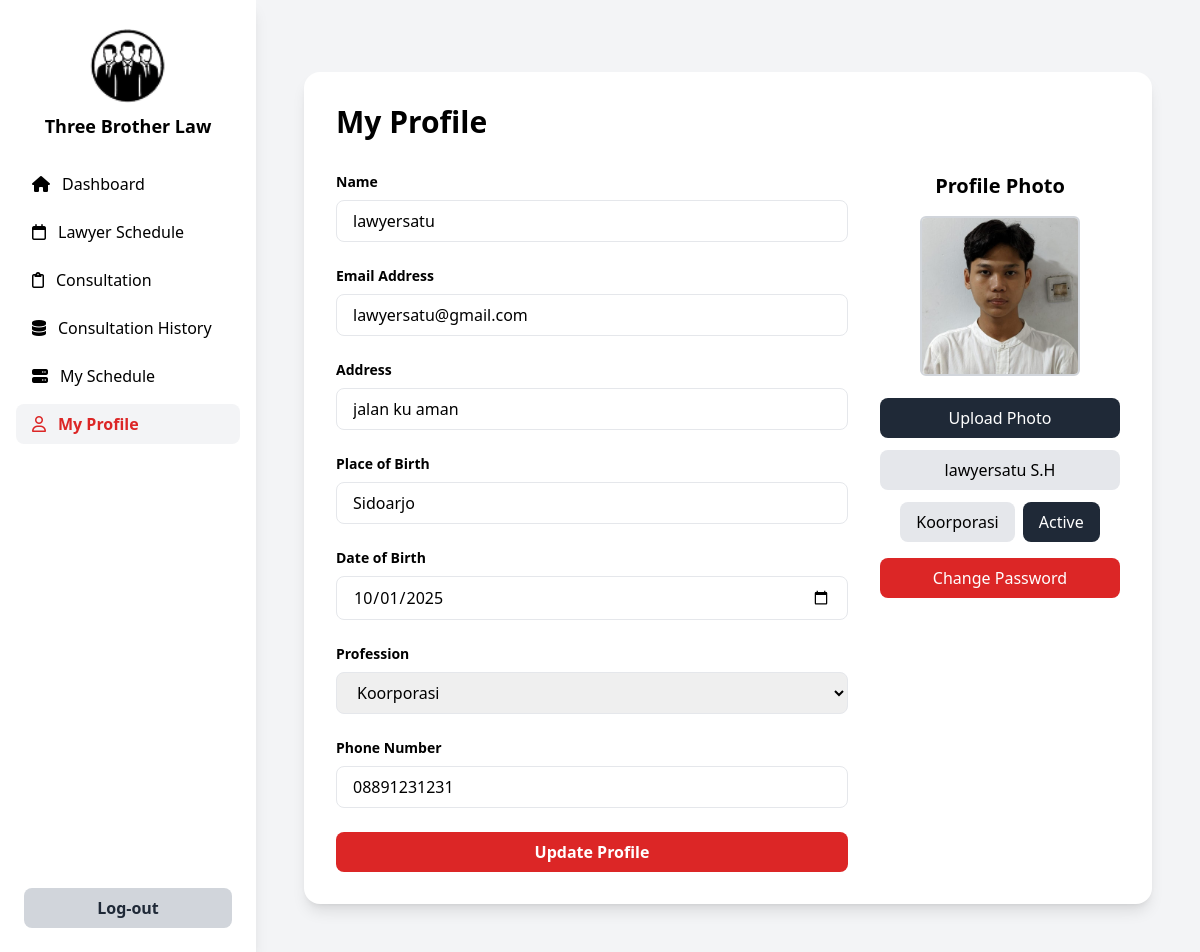
Screenshot of /pengacara/my-profile/my-profile.php (signed in) with the database file from the repository.
### tables this page shows
CREATE TABLE `lawyers` (
  `id` int NOT NULL,
  `user_id` int NOT NULL,
  `full_name` varchar(100) NOT NULL,
  `email` varchar(100) NOT NULL,
  `address` varchar(255) DEFAULT NULL,
  `birth_place` varchar(100) DEFAULT NULL,
  `birth_date` date DEFAULT NULL,
  `profession` varchar(100) DEFAULT NULL,
  `phone` varchar(20) DEFAULT NULL,
  `created_at` timestamp NULL DEFAULT CURRENT_TIMESTAMP,
  `updated_at` timestamp NULL DEFAULT CURRENT_TIMESTAMP ON UPDATE CURRENT_TIMESTAMP
);

CREATE TABLE `users` (
  `id` int NOT NULL,
  `username` varchar(50) NOT NULL,
  `email` varchar(100) NOT NULL,
  `password` varchar(255) NOT NULL,
  `profile_picture` varchar(255) DEFAULT NULL,
  `role` enum('Customer','Lawyer','Administrator') DEFAULT 'Customer',
  `created_at` timestamp NULL DEFAULT CURRENT_TIMESTAMP,
  `updated_at` timestamp NULL DEFAULT CURRENT_TIMESTAMP ON UPDATE CURRENT_TIMESTAMP
);

### pengacara/my-profile/my-profile.php (the view, shortened to what this page needs)
<?php
require_once '../../config.php';
$current_username = $_SESSION['username'];
try {
    $stmt = $pdo->prepare("
        SELECT l.*, u.username, u.profile_picture
        FROM lawyers l
        JOIN users u ON l.user_id = u.id
        WHERE u.username = :username
    ");
    $stmt->execute(['username' => $current_username]);
    $lawyer = $stmt->fetch(PDO::FETCH_ASSOC);
} catch (PDOException $e) {
    die("Kesalahan: " . $e->getMessage());
}
$profile_picture = !empty($lawyer['profile_picture'])
    ? '../../' . $lawyer['profile_picture']
    : '../../assets/img/profiletbl.png';
?>
<!DOCTYPE html>
<html lang="en">
<head>
  <script src="https://cdn.tailwindcss.com"></script>
  <link rel="stylesheet" href="https://cdnjs.cloudflare.com/ajax/libs/font-awesome/6.4.0/css/all.min.css">
</head>
<body class="bg-gray-100 font-sans">
  <div class="flex min-h-screen">
    <aside class="w-64 bg-white shadow-lg flex flex-col justify-between">
      <div>
        <div class="p-6 text-center">
          <img src="../../assets/img/logo.png" alt="Logo" class="w-20 mx-auto mb-2">
          <h2 class="text-lg font-bold">Three Brother Law</h2>
        </div>
        <nav class="px-4 space-y-2">
          <a href="../lawyer-dashboard.php" class="flex items-center space-x-3 px-4 py-2 rounded-lg hover:bg-gray-100">
            <i class="fa-solid fa-house"></i>
            <span>Dashboard</span>
          </a>
          <a href="../lawyer-schedule/lawyer-schedule.php" class="flex items-center space-x-3 px-4 py-2 rounded-lg hover:bg-gray-100">
            <i class="fa-regular fa-calendar"></i>
            <span>Lawyer Schedule</span>
          </a>
          <a href="../consultation/consultation.php" class="flex items-center space-x-3 px-4 py-2 rounded-lg hover:bg-gray-100">
            <i class="fa-regular fa-clipboard"></i>
            <span>Consultation</span>
          </a>
          <a href="../consultation-history/consultation-history.php" class="flex items-center space-x-3 px-4 py-2 rounded-lg hover:bg-gray-100">
            <i class="fa-solid fa-database"></i>
            <span>Consultation History</span>
          </a>
          <a href="../my-schadule/my-schedule.php" class="flex items-center space-x-3 px-4 py-2 rounded-lg hover:bg-gray-100">
            <i class="fa-solid fa-server"></i>
            <span>My Schedule</span>
          </a>
          <a href="../my-profile/my-profile.php" class="flex items-center space-x-3 px-4 py-2 rounded-lg bg-gray-100 text-red-600 font-semibold">
            <i class="fa-regular fa-user"></i>
            <span>My Profile</span>
          </a>
        </nav>
      </div>
      <div class="p-6">
        <button onclick="window.location.href='../../logout.php'"
          class="w-full py-2 bg-gray-300 text-gray-800 rounded-lg hover:bg-gray-400 font-semibold">
          Log-out
        </button>
      </div>
    </aside>
    <main class="flex-1 p-12">
      <div class="bg-white shadow-lg rounded-2xl p-8 mt-6">
        <h1 class="text-3xl font-bold mb-8">My Profile</h1>
        <form method="POST" enctype="multipart/form-data">
          <div class="grid grid-cols-3 gap-8">
            <div class="col-span-2 space-y-6">
              <div>
                <label for="full_name" class="block text-sm font-semibold mb-2">Name</label>
                <input type="text" id="full_name" name="full_name"
                    value="<?= htmlspecialchars($lawyer['full_name'] ?? '') ?>"
                    class="w-full px-4 py-2 border rounded-lg">
              </div>
              <div>
                <label for="email" class="block text-sm font-semibold mb-2">Email Address</label>
                <input type="email" id="email" name="email"
                    value="<?= htmlspecialchars($lawyer['email'] ?? '') ?>"
                    class="w-full px-4 py-2 border rounded-lg">
              </div>
              <div>
                <label for="address" class="block text-sm font-semibold mb-2">Address</label>
                <input type="text" id="address" name="address"
                    value="<?= htmlspecialchars($lawyer['address'] ?? '') ?>"
                    class="w-full px-4 py-2 border rounded-lg">
              </div>
              <div>
                <label for="birth_place" class="block text-sm font-semibold mb-2">Place of Birth</label>
                <input type="text" id="birth_place" name="birth_place"
                    value="<?= htmlspecialchars($lawyer['birth_place'] ?? '') ?>"
                    class="w-full px-4 py-2 border rounded-lg">
              </div>
              <div>
                <label for="birth_date" class="block text-sm font-semibold mb-2">Date of Birth</label>
                <input type="date" id="birth_date" name="birth_date"
                    value="<?= htmlspecialchars($lawyer['birth_date'] ?? '') ?>"
                    class="w-full px-4 py-2 border rounded-lg">
              </div>
              <div>
                <label for="profession" class="block text-sm font-semibold mb-2">Profession</label>
                <select id="profession" name="profession" class="w-full px-4 py-2 border rounded-lg">
                  <option value="Koorporasi" <?= ($lawyer['profession'] ?? '') == 'Koorporasi' ? 'selected' : '' ?>>Koorporasi</option>
                </select>
              </div>
              <div>
                <label for="phone" class="block text-sm font-semibold mb-2">Phone Number</label>
                <input type="text" id="phone" name="phone"
                    value="<?= htmlspecialchars($lawyer['phone'] ?? '') ?>"
                    class="w-full px-4 py-2 border rounded-lg">
              </div>
              <div>
                <button type="submit" name="update_profile"
                    class="w-full py-2 bg-red-600 text-white rounded-lg hover:bg-red-700 font-semibold">
                  Update Profile
                </button>
              </div>
            </div>
            <div class="text-center">
              <h2 class="text-xl font-bold mb-4">Profile Photo</h2>
              <div class="relative inline-block mb-4">
                <img id="profilePreview" src="<?= htmlspecialchars($profile_picture) ?>"
                    alt="Profile" class="w-40 h-40 mx-auto rounded-md object-cover border-2 border-gray-300">
              </div>
              <button type="submit" name="upload_photo"
                  class="w-full py-2 bg-gray-800 text-white rounded-lg hover:bg-gray-900 mb-3">
                Upload Photo
              </button>
              <p class="bg-gray-200 px-4 py-2 rounded-lg mb-3">
                <?= htmlspecialchars($lawyer['full_name'] ?? '') ?> S.H
              </p>
              <div class="flex justify-center space-x-2 mb-4">
                <span class="px-4 py-2 bg-gray-200 rounded-lg">
                  <?= htmlspecialchars($lawyer['profession'] ?? 'Not Set') ?>
                </span>
                <span class="px-4 py-2 bg-gray-800 text-white rounded-lg">Active</span>
              </div>
              <button type="button" onclick="openChangePasswordModal()"
                  class="w-full py-2 bg-red-600 text-white rounded-lg hover:bg-red-700">
                Change Password
              </button>
            </div>
          </div>
        </form>
      </div>
    </main>
  </div>
</body>
</html>

### rows the page displays
lawyers: full_name "lawyersatu", email "lawyersatu@gmail.com", address "jalan ku aman", birth_place "Sidoarjo", birth_date "10/01/2025", profession "Koorporasi", phone "08891231231", user.profile_picture (picture)
